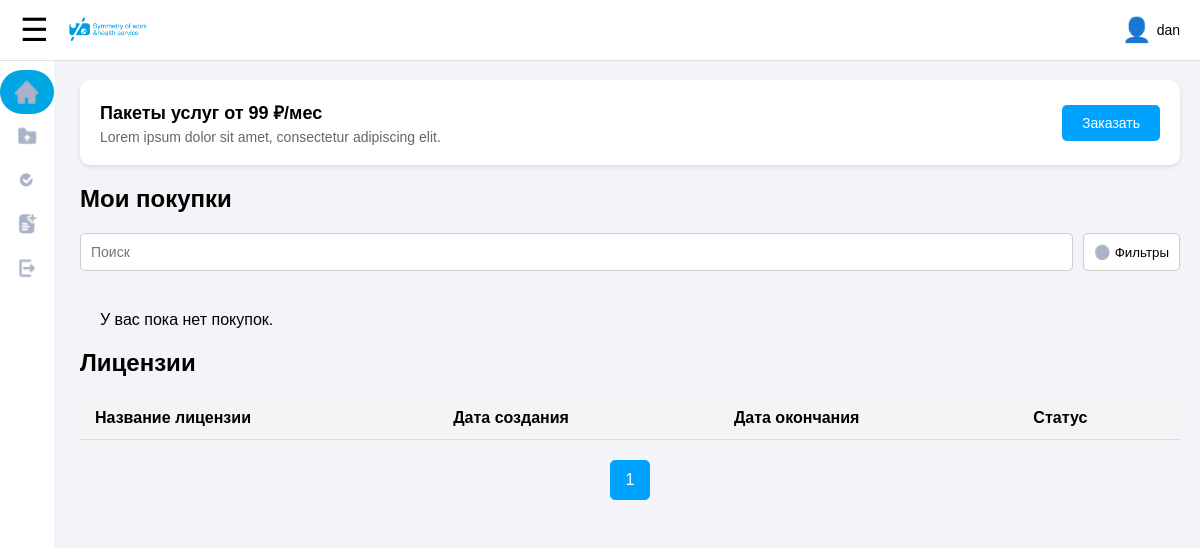
Before: /profille/glav/ (signed in) with the older database file.
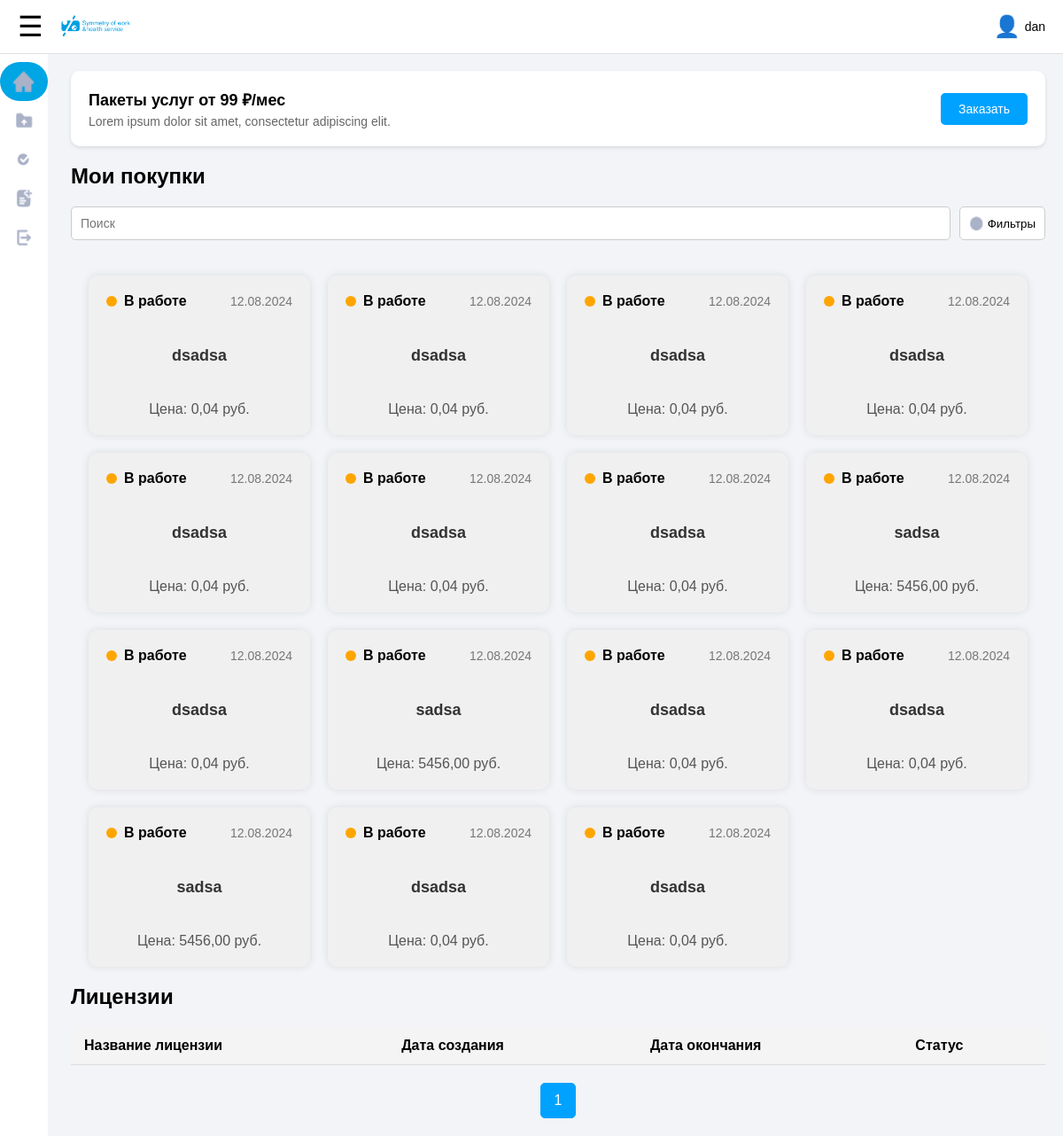
After: the same page with the newer database file.
### profille/models.py (models this page shows, shortened)
class Purchase(models.Model):
    STATUS_CHOICES = [
        ('completed', 'Выполнен'),
        ('in_progress', 'В работе'),
        ('cancelled', 'Отменен'),
    ]
    user = models.ForeignKey(User, on_delete=models.CASCADE, verbose_name='Пользователь')
    product = models.ForeignKey('Product', on_delete=models.CASCADE, verbose_name='Продукт')
    purchase_date = models.DateField(verbose_name='Дата покупки')
    amount = models.DecimalField(max_digits=10, decimal_places=2, verbose_name='Сумма')
    status = models.CharField(
        max_length=20,
        choices=STATUS_CHOICES,
        default='in_progress',  # По умолчанию статус "В работе"
        verbose_name='Статус'
    )
    created_at = models.DateTimeField(auto_now_add=True, verbose_name='Создано')
    updated_at = models.DateTimeField(auto_now=True, verbose_name='Обновлено')
    class Meta:
        verbose_name = 'Покупка'
        verbose_name_plural = 'Покупки'

class Product(models.Model):
    name = models.CharField(max_length=255, verbose_name='Название')
    description = models.TextField(verbose_name='Описание')
    price = models.DecimalField(max_digits=10, decimal_places=2, verbose_name='Цена')
    photo = models.ImageField(upload_to='product_photos/', verbose_name='Фотография', null=True, blank=True)
    created_at = models.DateTimeField(auto_now_add=True, verbose_name='Создано')
    updated_at = models.DateTimeField(auto_now=True, verbose_name='Обновлено')
    class Meta:
        verbose_name = 'Продукт'
        verbose_name_plural = 'Продукты'

### profille/views.py (the view)
# urls.py: path('glav/', views.glav, name='glav'),
@login_required
def glav(request):
    user_purchases = Purchase.objects.filter(user=request.user).order_by('-purchase_date')
    licenses_list = License.objects.filter(user=request.user).order_by('-issue_date')
    paginator = Paginator(licenses_list, 1)  # Показываем 5 лицензий на странице
    page_number = request.GET.get('page')
    licenses = paginator.get_page(page_number)
    today = timezone.now().date()
    context = {
        'purchases': user_purchases,
        'licenses': licenses,
        'today': today,
    }
    return render(request, 'glav.html', context)

### profille/templates/glav.html (shortened to what this page needs)
{% extends "home.html" %}
{% load static %}
{% block content %}
    <div class="service-banner-1">
        <div class="service-text-1">
            <h3>Пакеты услуг от 99 ₽/мес</h3>
            <p>Lorem ipsum dolor sit amet, consectetur adipiscing elit.</p>
        </div>
        <button class="order-button-1">Заказать</button>
    </div>
    <h2>Мои покупки</h2>
    <div class="search-filter-1">
        <input type="text" placeholder="Поиск" class="search-bar-1">
        <button class="filter-button-1">
            <img src="{% static 'icon/Ellipse.png' %}" alt="Filter">
            <span>Фильтры</span>
        </button>
    </div>
    <div class="product-grid-1 purchases-container">
    {% if purchases %}
        {% for purchase in purchases %}
            <div class="product-card-1">
                <div class="product-header-1">
                    <div class="product-status-1">
                        {% if purchase.status == 'completed' %}
                            <span class="status-dot green"></span> {{ purchase.get_status_display }}
                        {% elif purchase.status == 'cancelled' %}
                            <span class="status-dot red"></span> {{ purchase.get_status_display }}
                        {% else %}
                            <span class="status-dot yellow"></span> В работе
                        {% endif %}
                    </div>
                    <div class="product-date-1">{{ purchase.purchase_date|date:"d.m.Y" }}</div>
                </div>
                <div class="product-info-1">
                    <p>{{ purchase.product.name }}</p>
                </div>
                <div class="product-price-1">
                    <p>Цена: {{ purchase.amount }} руб.</p>
                </div>
            </div>
        {% endfor %}
    {% else %}
        <div>У вас пока нет покупок.</div>
    {% endif %}
</div>
    <h2>Лицензии</h2>
    <div class="table-container-1">
    <table class="table-1">
        <thead>
            <tr>
                <th>Название лицензии</th>
                <th>Дата создания</th>
                <th>Дата окончания</th>
                <th>Статус</th>
            </tr>
        </thead>
    </table>
</div>
<div class="pagination-1">
    {% for num in licenses.paginator.page_range %}
        {% if licenses.number == num %}
            <a href="?page={{ num }}" class="page-1 active-1">{{ num }}</a>
        {% else %}
            <a href="?page={{ num }}" class="page-1">{{ num }}</a>
        {% endif %}
    {% endfor %}
</div>
{% endblock %}

Changed rows visible on the page:
added Purchase: status "in_progress" (drawn), purchase_date "12.08.2024", product.name "dsadsa", amount "0,04"
added Purchase: status "in_progress" (drawn), purchase_date "12.08.2024", product.name "dsadsa", amount "0,04"
added Purchase: status "in_progress" (drawn), purchase_date "12.08.2024", product.name "dsadsa", amount "0,04"
added Purchase: status "in_progress" (drawn), purchase_date "12.08.2024", product.name "dsadsa", amount "0,04"
added Purchase: status "in_progress" (drawn), purchase_date "12.08.2024", product.name "dsadsa", amount "0,04"
added Purchase: status "in_progress" (drawn), purchase_date "12.08.2024", product.name "dsadsa", amount "0,04"
added Purchase: status "in_progress" (drawn), purchase_date "12.08.2024", product.name "dsadsa", amount "0,04"
added Purchase: status "in_progress" (drawn), purchase_date "12.08.2024", product.name "sadsa", amount "5456,00"
added Purchase: status "in_progress" (drawn), purchase_date "12.08.2024", product.name "dsadsa", amount "0,04"
added Purchase: status "in_progress" (drawn), purchase_date "12.08.2024", product.name "sadsa", amount "5456,00"
added Purchase: status "in_progress" (drawn), purchase_date "12.08.2024", product.name "dsadsa", amount "0,04"
added Purchase: status "in_progress" (drawn), purchase_date "12.08.2024", product.name "dsadsa", amount "0,04"
added Purchase: status "in_progress" (drawn), purchase_date "12.08.2024", product.name "sadsa", amount "5456,00"
added Purchase: status "in_progress" (drawn), purchase_date "12.08.2024", product.name "dsadsa", amount "0,04"
added Purchase: status "in_progress" (drawn), purchase_date "12.08.2024", product.name "dsadsa", amount "0,04"
Other visible differences:
text no longer shown: "У вас пока нет покупок."
